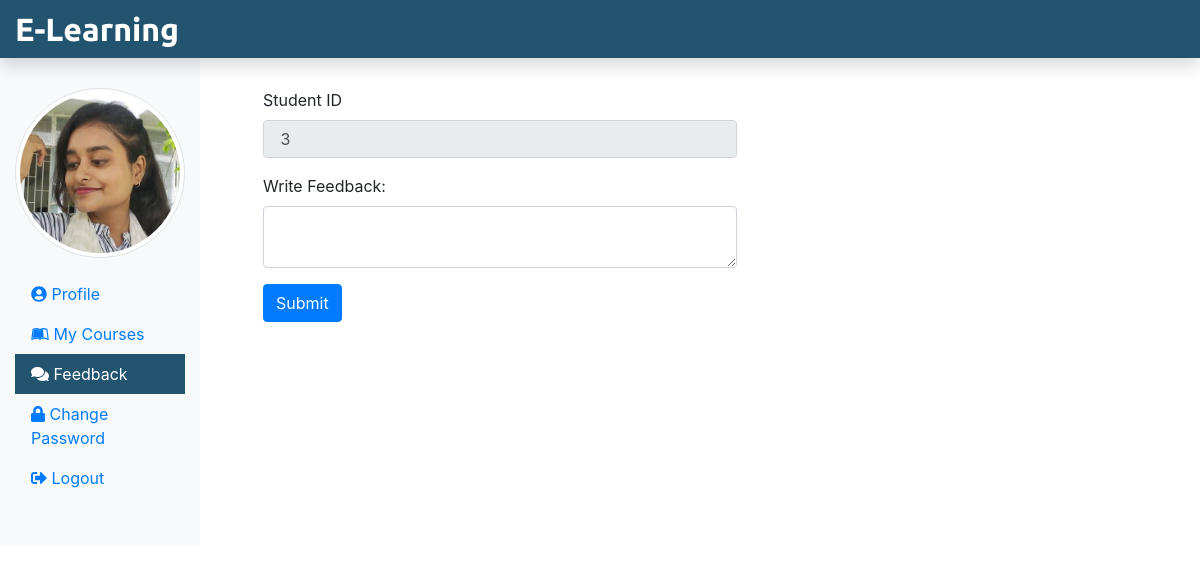
The app's page /student/stufeedback.php (signed in) with its own data.
### tables this page shows
CREATE TABLE `student` (
  `stu_id` int(11) NOT NULL,
  `stu_name` varchar(255) NOT NULL,
  `stu_email` varchar(255) NOT NULL,
  `stu_pass` varchar(255) NOT NULL,
  `stu_occ` varchar(255) DEFAULT NULL,
  `stu_img` text DEFAULT NULL
);

### student/stufeedback.php (the view, shortened to what this page needs)
<?php
include('./stuInclude/header.php');
include_once('../dbConnection.php');
 if(isset($_SESSION['is_login'])){
  $stuEmail = $_SESSION['stuLogEmail'];
 } else {
  echo "<script> location.href='../index.php'; </script>";
 }
 $sql = "SELECT * FROM student WHERE stu_email='$stuEmail'";
 $result = $conn->query($sql);
 if($result->num_rows == 1){
 $row = $result->fetch_assoc();
 $stuId = $row["stu_id"];
}
?>
 <div class="col-sm-6 mt-5">
  <form class="mx-5" method="POST" enctype="multipart/form-data">
    <div class="form-group">
      <label for="stuId">Student ID</label>
      <input type="text" class="form-control" id="stuId" name="stuId" value=" <?php if(isset($stuId)) {echo $stuId;} ?>" readonly>
    </div>
    <div class="form-group">
      <label for="f_content">Write Feedback:</label>
      <textarea class="form-control" id="f_content" name="f_content" row=2></textarea>
    </div>
    <button type="submit" class="btn btn-primary" name="submitFeedbackBtn">Submit</button>
  </form>
 </div>
 </div>
 <?php
include('./stuInclude/footer.php');
?>

### student/stuInclude/header.php (shortened to what this page needs)
<?php
include_once('../dbConnection.php');
 if(isset($_SESSION['is_login'])){
  $stuLogEmail = $_SESSION['stuLogEmail'];
 }
 if(isset($stuLogEmail)){
  $sql = "SELECT stu_img FROM student WHERE stu_email = '$stuLogEmail'";
  $result = $conn->query($sql);
  $row = $result->fetch_assoc();
  $stu_img = $row['stu_img'];
 }
?>
<!DOCTYPE html>
<html lang="en">
<head>
 <link rel="stylesheet" href="../css/bootstrap.min.css">
 <link rel="stylesheet" href="../css/all.min.css">
 <link rel="stylesheet" href="../css/stustyle.css">
</head>
<body>
 <nav class="navbar navbar-dark fixed-top flex-md-nowrap p-0 shadow" style="background-color: #225470;">
  <a class="navbar-brand col-sm-3 col-md-2 mr-0" href="../index.php">E-Learning</a>
 </nav>
 <div class="container-fluid mb-5 " style="margin-top:40px;">
  <div class="row">
   <nav class="col-sm-2 bg-light sidebar py-5 d-print-none">
    <div class="sidebar-sticky">
     <ul class="nav flex-column">
      <li class="nav-item mb-3">
      <img src="<?php echo $stu_img ?>" alt="studentimage" class="img-thumbnail rounded-circle">
      </li>
      <li class="nav-item">
       <a class="nav-link <?php if(PAGE == 'profile') {echo 'active';} ?>" href="studentProfile.php">
        <i class="fas fa-user-circle"></i>
        Profile <span class="sr-only">(current)</span>
       </a>
      </li>
      <li class="nav-item">
       <a class="nav-link <?php if(PAGE == 'mycourses') {echo 'active';} ?>" href="myCourses.php">
        <i class="fab fa-leanpub"></i>
        My Courses
       </a>
      </li>
      <li class="nav-item">
       <a class="nav-link <?php if(PAGE == 'feedback') {echo 'active';} ?>" href="stufeedback.php">
        <i class="fas fa-comments"></i>
        Feedback
       </a>
      </li>
      <li class="nav-item">
       <a class="nav-link <?php if(PAGE == 'studentChangePass') {echo 'active';} ?>" href="studentChangePass.php">
        <i class="fas fa-lock"></i>
        Change Password
       </a>
      </li>
      <li class="nav-item">
       <a class="nav-link" href="../logout.php">
        <i class="fas fa-sign-out-alt"></i>
        Logout
       </a>
      </li>
     </ul>
    </div>
   </nav>

### css/stustyle.css (style rules this page uses)
.navbar-brand { font-family: "Ubuntu", sans-serif; font-size: 2em; font-weight: bold; color: #fff; }
.active { background-color: #225470; color: #fff; }

### records on screen
student: stu_img (picture), stuId "3"
